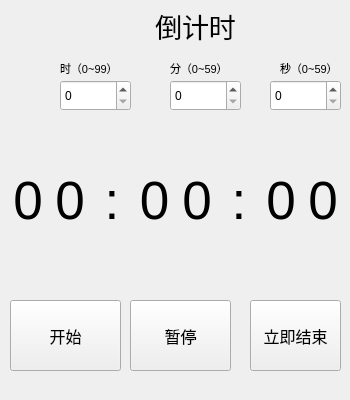
<?xml version="1.0" encoding="UTF-8"?>
<ui version="4.0">
 <class>r_clock</class>
 <widget class="QWidget" name="r_clock">
  <property name="geometry">
   <rect>
    <x>0</x>
    <y>0</y>
    <width>350</width>
    <height>400</height>
   </rect>
  </property>
  <property name="minimumSize">
   <size>
    <width>350</width>
    <height>400</height>
   </size>
  </property>
  <property name="maximumSize">
   <size>
    <width>350</width>
    <height>400</height>
   </size>
  </property>
  <property name="windowTitle">
   <string>Form</string>
  </property>
  <widget class="QSpinBox" name="sb_hour">
   <property name="geometry">
    <rect>
     <x>60</x>
     <y>80</y>
     <width>71</width>
     <height>31</height>
    </rect>
   </property>
  </widget>
  <widget class="QSpinBox" name="sb_min">
   <property name="geometry">
    <rect>
     <x>170</x>
     <y>80</y>
     <width>71</width>
     <height>31</height>
    </rect>
   </property>
  </widget>
  <widget class="QSpinBox" name="sb_sec">
   <property name="geometry">
    <rect>
     <x>270</x>
     <y>80</y>
     <width>71</width>
     <height>31</height>
    </rect>
   </property>
  </widget>
  <widget class="QPushButton" name="pushButton">
   <property name="geometry">
    <rect>
     <x>10</x>
     <y>300</y>
     <width>111</width>
     <height>71</height>
    </rect>
   </property>
   <property name="font">
    <font>
     <pointsize>12</pointsize>
    </font>
   </property>
   <property name="text">
    <string>开始</string>
   </property>
  </widget>
  <widget class="QLabel" name="label">
   <property name="geometry">
    <rect>
     <x>60</x>
     <y>60</y>
     <width>60</width>
     <height>16</height>
    </rect>
   </property>
   <property name="font">
    <font>
     <pointsize>8</pointsize>
    </font>
   </property>
   <property name="text">
    <string>时（0~99）</string>
   </property>
  </widget>
  <widget class="QLabel" name="label_2">
   <property name="geometry">
    <rect>
     <x>170</x>
     <y>60</y>
     <width>60</width>
     <height>16</height>
    </rect>
   </property>
   <property name="font">
    <font>
     <pointsize>8</pointsize>
    </font>
   </property>
   <property name="text">
    <string>分（0~59）</string>
   </property>
  </widget>
  <widget class="QLabel" name="label_4">
   <property name="geometry">
    <rect>
     <x>280</x>
     <y>60</y>
     <width>60</width>
     <height>16</height>
    </rect>
   </property>
   <property name="font">
    <font>
     <pointsize>8</pointsize>
    </font>
   </property>
   <property name="text">
    <string>秒（0~59）</string>
   </property>
  </widget>
  <widget class="QPushButton" name="pause">
   <property name="geometry">
    <rect>
     <x>130</x>
     <y>300</y>
     <width>101</width>
     <height>71</height>
    </rect>
   </property>
   <property name="font">
    <font>
     <pointsize>12</pointsize>
    </font>
   </property>
   <property name="text">
    <string>暂停</string>
   </property>
  </widget>
  <widget class="QPushButton" name="end">
   <property name="geometry">
    <rect>
     <x>250</x>
     <y>300</y>
     <width>91</width>
     <height>71</height>
    </rect>
   </property>
   <property name="font">
    <font>
     <pointsize>12</pointsize>
    </font>
   </property>
   <property name="text">
    <string>立即结束</string>
   </property>
  </widget>
  <widget class="QLabel" name="label_5">
   <property name="geometry">
    <rect>
     <x>130</x>
     <y>10</y>
     <width>131</width>
     <height>31</height>
    </rect>
   </property>
   <property name="font">
    <font>
     <pointsize>20</pointsize>
    </font>
   </property>
   <property name="text">
    <string>倒计时</string>
   </property>
   <property name="alignment">
    <set>Qt::AlignCenter</set>
   </property>
  </widget>
  <widget class="QWidget" name="layoutWidget">
   <property name="geometry">
    <rect>
     <x>10</x>
     <y>120</y>
     <width>331</width>
     <height>161</height>
    </rect>
   </property>
   <property name="font">
    <font>
     <pointsize>40</pointsize>
    </font>
   </property>
   <layout class="QHBoxLayout" name="horizontalLayout">
    <item>
     <widget class="QLabel" name="hour1">
      <property name="font">
       <font>
        <pointsize>40</pointsize>
       </font>
      </property>
      <property name="text">
       <string>0</string>
      </property>
      <property name="alignment">
       <set>Qt::AlignCenter</set>
      </property>
     </widget>
    </item>
    <item>
     <widget class="QLabel" name="hour2">
      <property name="font">
       <font>
        <pointsize>40</pointsize>
       </font>
      </property>
      <property name="text">
       <string>0</string>
      </property>
      <property name="alignment">
       <set>Qt::AlignCenter</set>
      </property>
     </widget>
    </item>
    <item>
     <widget class="QLabel" name="label_3">
      <property name="font">
       <font>
        <pointsize>40</pointsize>
       </font>
      </property>
      <property name="text">
       <string>:</string>
      </property>
      <property name="alignment">
       <set>Qt::AlignCenter</set>
      </property>
     </widget>
    </item>
    <item>
     <widget class="QLabel" name="min2">
      <property name="font">
       <font>
        <pointsize>40</pointsize>
       </font>
      </property>
      <property name="text">
       <string>0</string>
      </property>
      <property name="alignment">
       <set>Qt::AlignCenter</set>
      </property>
     </widget>
    </item>
    <item>
     <widget class="QLabel" name="min1">
      <property name="font">
       <font>
        <pointsize>40</pointsize>
       </font>
      </property>
      <property name="text">
       <string>0</string>
      </property>
      <property name="alignment">
       <set>Qt::AlignCenter</set>
      </property>
     </widget>
    </item>
    <item>
     <widget class="QLabel" name="label_7">
      <property name="font">
       <font>
        <pointsize>40</pointsize>
       </font>
      </property>
      <property name="text">
       <string>:</string>
      </property>
      <property name="alignment">
       <set>Qt::AlignCenter</set>
      </property>
     </widget>
    </item>
    <item>
     <widget class="QLabel" name="sec1">
      <property name="font">
       <font>
        <pointsize>40</pointsize>
       </font>
      </property>
      <property name="text">
       <string>0</string>
      </property>
      <property name="alignment">
       <set>Qt::AlignCenter</set>
      </property>
     </widget>
    </item>
    <item>
     <widget class="QLabel" name="sec2">
      <property name="font">
       <font>
        <pointsize>40</pointsize>
       </font>
      </property>
      <property name="text">
       <string>0</string>
      </property>
      <property name="alignment">
       <set>Qt::AlignCenter</set>
      </property>
     </widget>
    </item>
   </layout>
  </widget>
  <widget class="QLabel" name="label_shalou">
   <property name="geometry">
    <rect>
     <x>0</x>
     <y>10</y>
     <width>51</width>
     <height>91</height>
    </rect>
   </property>
   <property name="text">
    <string/>
   </property>
  </widget>
 </widget>
 <resources/>
 <connections/>
</ui>
